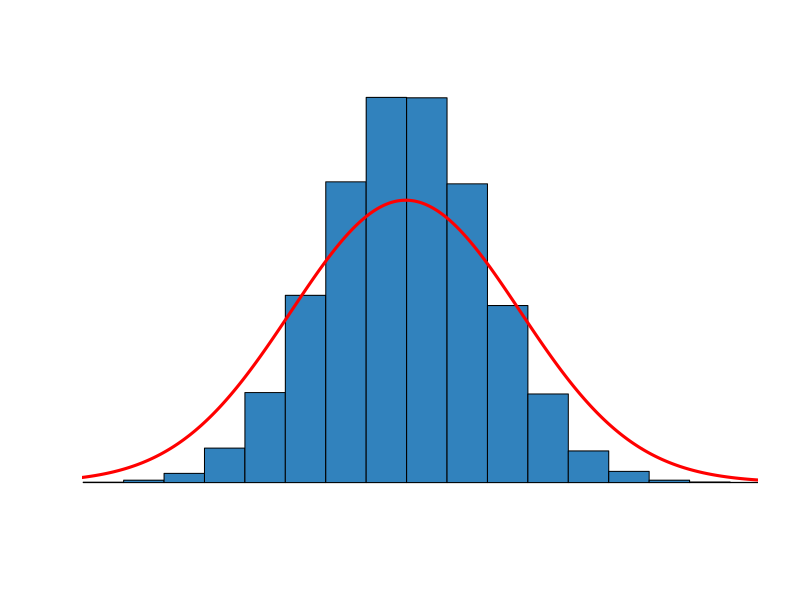
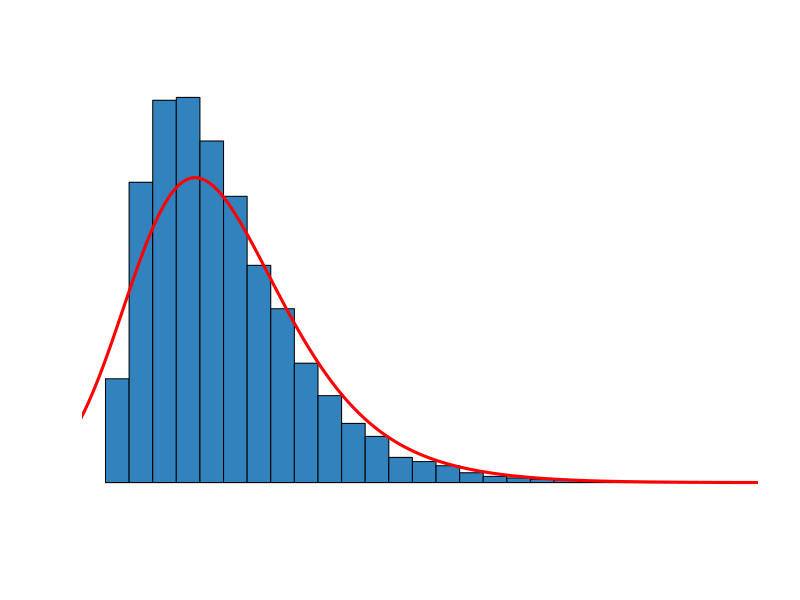

Reproduce these figures in R, in order. (Note: this script raises an error after producing the figures.)
## ---- chunk 1
N <- 10000
x <- rnorm(N, 0)
hist(x, xlim = c(min(x), max(x)), probability = TRUE,
     col = "#3182bd", xlab = " ", ylab = " ", axes = FALSE,
     main = " ")
lines(density(x, bw = 1), col = "red", lwd = 3)
## ---- chunk 2
N <- 10000
x <- rchisq(N, 5)
hist(x, xlim = c(min(x), max(x)), probability = TRUE,
     nclass = max(x) - min(x) + 1, col = "#3182bd",
     xlab = " ", ylab = " ", axes = FALSE, main = " ")
lines(density(x, bw = 2), col = "red", lwd = 3)
## ---- chunk 3
table21 <- data.frame(
  Significado = c("Primaria o menos", "Secundaria", "Universitaria"),
  Numero = c(1, 2, 3)
)
kable(table21,
      caption = "Fuente: encuesta CIEP-UCR, noviembre 2020.",
      align = "lc")
## ---- chunk 4
kable(table(ciep$b6n),
      caption = "",
      align = "lc",
      col.names = c("Respuesta", "n"))
## ---- chunk 5
tabla23 <- ciep %>%
  filter(!is.na(b6n)) %>%
  count(b6n) %>%
  mutate(Porcentaje = round(100 * n / sum(n), 1)) %>%
  select(`Apoyo al sistema` = b6n, Porcentaje)

kable(tabla23,
      caption = "",
      align = "lc")
## ---- chunk 6
ciep %>%
  filter(!is.na(b6n)) %>%
  ggplot(aes(x = factor(b6n))) +
  geom_bar(stat = "count", fill = "#3182bd", color = "black") +
  ylab("Frecuencia") +
  xlab("Apoyo al sistema (1 = nada, 7 = mucho)")
## ---- chunk 7
stats <- ciep %>%
  filter(!is.na(b6n)) %>%
  summarise(
    Media = mean(b6n),
    Mediana = median(b6n),
    Moda = as.numeric(names(which.max(table(b6n)))),
    Varianza = var(b6n),
    `Desviacion estandar` = sd(b6n)
  )
## ---- chunk 8
kable(t(stats), digits = 2, caption = "")
## ---- chunk 9
test <- ciep %>% filter(!is.na(b6n), sexo_f == "Mujer")

test %>%
  ggplot(aes(x = factor(b6n))) +
  geom_bar(stat = "count", fill = "lightblue", color = "red") +
  ylab("Frecuencia") +
  xlab("Apoyo al sistema (1 = nada, 7 = mucho)")

tabla <- test %>% count(b6n) %>% mutate(Porcentaje = round(100 * n / sum(n), 2)) %>%
  select(`Apoyo al sistema` = b6n, `Frecuencia (porcentaje)` = Porcentaje)
kable(tabla, align = "lc")

stats <- test %>%
  summarise(
    Media = mean(b6n),
    Mediana = median(b6n),
    Moda = as.numeric(names(which.max(table(b6n)))),
    Varianza = var(b6n),
    `Desviacion estandar` = sd(b6n)
  )
kable(t(stats), digits = 2, align = "cc", col.names = c("Estadisticas descriptivas"))
## ---- chunk 10
test <- ciep %>% filter(!is.na(b6n), sexo_f == "Hombre")

test %>%
  ggplot(aes(x = factor(b6n))) +
  geom_bar(stat = "count", fill = "lightblue", color = "red") +
  ylab("Frecuencia") +
  xlab("Apoyo al sistema (1 = nada, 7 = mucho)")

tabla <- test %>% count(b6n) %>% mutate(Porcentaje = round(100 * n / sum(n), 2)) %>%
  select(`Apoyo al sistema` = b6n, `Frecuencia (porcentaje)` = Porcentaje)
kable(tabla, align = "lc")

stats <- test %>%
  summarise(
    Media = mean(b6n),
    Mediana = median(b6n),
    Moda = as.numeric(names(which.max(table(b6n)))),
    Varianza = var(b6n),
    `Desviacion estandar` = sd(b6n)
  )
kable(t(stats), digits = 2, align = "cc", col.names = c("Estadisticas descriptivas"))
